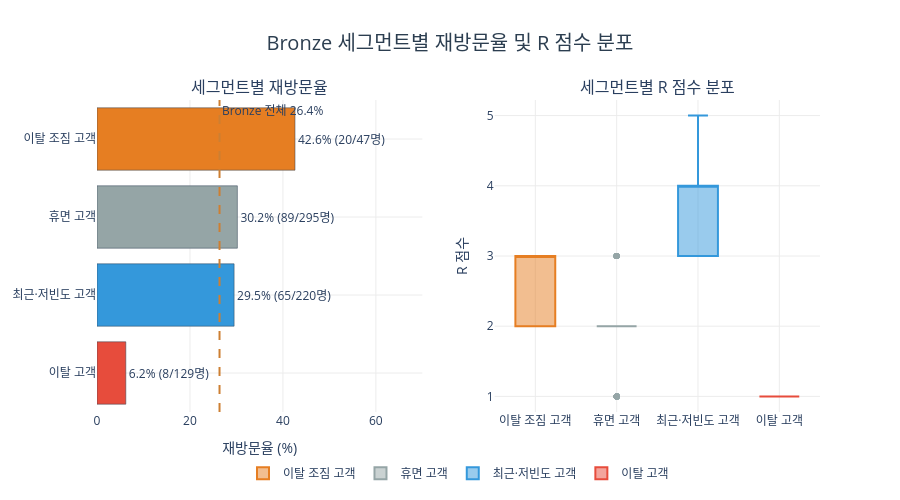

The notebook cell this image was saved under:
### Code cell
bronze_revisit_rate = visit_h1['재방문'].mean() * 100

fig = make_subplots(
    rows=1, cols=2,
    subplot_titles=['세그먼트별 재방문율', '세그먼트별 R 점수 분포']
)

for _, row in seg_revisit.sort_values('재방문율').iterrows():
    seg = row['세그먼트']
    fig.add_trace(go.Bar(
        x=[row['재방문율']],
        y=[seg],
        orientation='h',
        marker=dict(color=seg_color.get(seg, '#cccccc'), line=dict(color='#2c3e50', width=0.5)),
        text=[f"{row['재방문율']:.1f}% ({int(row['재방문고객'])}/{int(row['전체고객'])}명)"],
        textposition='outside',
        showlegend=False,
    ), row=1, col=1)

for seg in ['이탈 조짐 고객', '휴면 고객', '최근·저빈도 고객', '이탈 고객']:
    sub = visit_h1[visit_h1['세그먼트'] == seg]['R']
    fig.add_trace(go.Box(
        y=sub,
        name=seg,
        marker_color=seg_color.get(seg, '#cccccc'),
        boxpoints='outliers',
    ), row=1, col=2)

fig.add_vline(
    x=bronze_revisit_rate, line_dash='dash', line_color='#CD7F32', line_width=2,
    annotation_text=f'Bronze 전체 {bronze_revisit_rate:.1f}%', annotation_position='top right',
    row=1, col=1
)

fig.update_layout(
    title=dict(
        text='Bronze 세그먼트별 재방문율 및 R 점수 분포',
        font=dict(size=20, color='#2c3e50'), x=0.5, xanchor='center'
    ),
    plot_bgcolor='white',
    height=500,
    legend=dict(orientation='h', yanchor='top', y=-0.15, xanchor='center', x=0.5)
)
fig.update_xaxes(gridcolor='#ececec')
fig.update_yaxes(gridcolor='#ececec')
fig.update_xaxes(title_text='재방문율 (%)', range=[0, 70], row=1, col=1)
fig.update_yaxes(title_text='R 점수', row=1, col=2)
fig.show()

### Figure 1 — Plotly figure (JSON) as saved in the notebook; plotly's stock layout.template omitted (floating-point values rounded to 4 significant figures; data arrays with more than 128 entries replaced by an {"elided": "..."} marker saying what was removed)
{"data": [{"marker": {"color": "#e74c3c", "line": {"color": "#2c3e50", "width": 0.5}}, "orientation": "h", "showlegend": false, "text": ["6.2% (8/129명)"], "textposition": "outside", "type": "bar", "x": [6.2], "xaxis": "x", "y": ["이탈 고객"], "yaxis": "y"}, {"marker": {"color": "#3498db", "line": {"color": "#2c3e50", "width": 0.5}}, "orientation": "h", "showlegend": false, "text": ["29.5% (65/220명)"], "textposition": "outside", "type": "bar", "x": [29.5], "xaxis": "x", "y": ["최근·저빈도 고객"], "yaxis": "y"}, {"marker": {"color": "#95a5a6", "line": {"color": "#2c3e50", "width": 0.5}}, "orientation": "h", "showlegend": false, "text": ["30.2% (89/295명)"], "textposition": "outside", "type": "bar", "x": [30.2], "xaxis": "x", "y": ["휴면 고객"], "yaxis": "y"}, {"marker": {"color": "#e67e22", "line": {"color": "#2c3e50", "width": 0.5}}, "orientation": "h", "showlegend": false, "text": ["42.6% (20/47명)"], "textposition": "outside", "type": "bar", "x": [42.6], "xaxis": "x", "y": ["이탈 조짐 고객"], "yaxis": "y"}, {"boxpoints": "outliers", "marker": {"color": "#e67e22"}, "name": "이탈 조짐 고객", "type": "box", "xaxis": "x2", "y": [3, 3, 3, 3, 2, 2, 3, 3, 3, 3, 3, 3, 3, 2, 2, 3, 3, 3, 3, 2, 2, 2, 2, 2, 2, 3, 3, 3, 3, 3, 2, 3, 3, 3, 2, 3, 2, 3, 3, 3, 2, 2, 3, 3, 3, 2, 3], "yaxis": "y2"}, {"boxpoints": "outliers", "marker": {"color": "#95a5a6"}, "name": "휴면 고객", "type": "box", "xaxis": "x2", "y": {"elided": "295 int values"}, "yaxis": "y2"}, {"boxpoints": "outliers", "marker": {"color": "#3498db"}, "name": "최근·저빈도 고객", "type": "box", "xaxis": "x2", "y": {"elided": "220 int values"}, "yaxis": "y2"}, {"boxpoints": "outliers", "marker": {"color": "#e74c3c"}, "name": "이탈 고객", "type": "box", "xaxis": "x2", "y": {"elided": "129 int values"}, "yaxis": "y2"}], "layout": {"annotations": [{"font": {"size": 16}, "showarrow": false, "text": "세그먼트별 재방문율", "x": 0.225, "xanchor": "center", "xref": "paper", "y": 1, "yanchor": "bottom", "yref": "paper"}, {"font": {"size": 16}, "showarrow": false, "text": "세그먼트별 R 점수 분포", "x": 0.775, "xanchor": "center", "xref": "paper", "y": 1, "yanchor": "bottom", "yref": "paper"}, {"showarrow": false, "text": "Bronze 전체 26.4%", "x": 26.36, "xanchor": "left", "xref": "x", "y": 1, "yanchor": "top", "yref": "y domain"}], "height": 500, "legend": {"orientation": "h", "x": 0.5, "xanchor": "center", "y": -0.15, "yanchor": "top"}, "plot_bgcolor": "white", "shapes": [{"line": {"color": "#CD7F32", "dash": "dash", "width": 2}, "type": "line", "x0": 26.36, "x1": 26.36, "xref": "x", "y0": 0, "y1": 1, "yref": "y domain"}], "title": {"font": {"color": "#2c3e50", "size": 20}, "text": "Bronze 세그먼트별 재방문율 및 R 점수 분포", "x": 0.5, "xanchor": "center"}, "xaxis": {"anchor": "y", "domain": [0, 0.45], "gridcolor": "#ececec", "range": [0, 70], "title": {"text": "재방문율 (%)"}}, "xaxis2": {"anchor": "y2", "domain": [0.55, 1], "gridcolor": "#ececec"}, "yaxis": {"anchor": "x", "domain": [0, 1], "gridcolor": "#ececec"}, "yaxis2": {"anchor": "x2", "domain": [0, 1], "gridcolor": "#ececec", "title": {"text": "R 점수"}}}}
